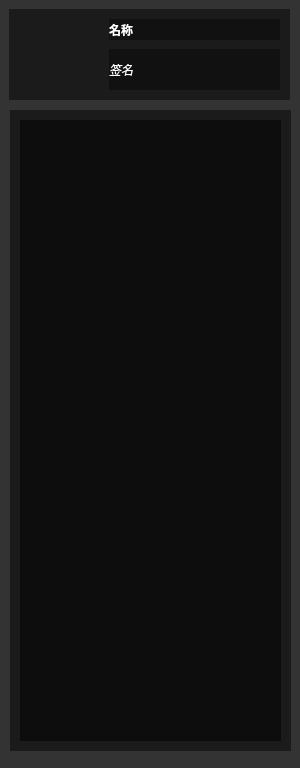
<?xml version="1.0" encoding="UTF-8"?>
<ui version="4.0">
 <class>FriendList</class>
 <widget class="QDialog" name="FriendList">
  <property name="geometry">
   <rect>
    <x>0</x>
    <y>0</y>
    <width>300</width>
    <height>768</height>
   </rect>
  </property>
  <property name="windowTitle">
   <string>Dialog</string>
  </property>
  <property name="styleSheet">
   <string notr="true">background-color: rgba(10, 10, 10, 150);</string>
  </property>
  <widget class="QWidget" name="WG_UserInfo" native="true">
   <property name="geometry">
    <rect>
     <x>9</x>
     <y>9</y>
     <width>281</width>
     <height>91</height>
    </rect>
   </property>
   <widget class="QPushButton" name="PB_HeadIcon">
    <property name="geometry">
     <rect>
      <x>20</x>
      <y>10</y>
      <width>75</width>
      <height>75</height>
     </rect>
    </property>
    <property name="autoFillBackground">
     <bool>false</bool>
    </property>
    <property name="text">
     <string/>
    </property>
    <property name="flat">
     <bool>true</bool>
    </property>
   </widget>
   <widget class="QLabel" name="LB_Name">
    <property name="geometry">
     <rect>
      <x>100</x>
      <y>10</y>
      <width>171</width>
      <height>21</height>
     </rect>
    </property>
    <property name="font">
     <font>
      <weight>75</weight>
      <bold>true</bold>
     </font>
    </property>
    <property name="styleSheet">
     <string notr="true">color: rgb(255, 255, 255);</string>
    </property>
    <property name="text">
     <string>名称</string>
    </property>
    <property name="wordWrap">
     <bool>true</bool>
    </property>
   </widget>
   <widget class="QLabel" name="LB_Sign">
    <property name="geometry">
     <rect>
      <x>100</x>
      <y>40</y>
      <width>171</width>
      <height>41</height>
     </rect>
    </property>
    <property name="font">
     <font>
      <italic>true</italic>
     </font>
    </property>
    <property name="styleSheet">
     <string notr="true">color: rgb(255, 255, 255);</string>
    </property>
    <property name="text">
     <string>签名</string>
    </property>
    <property name="wordWrap">
     <bool>true</bool>
    </property>
   </widget>
  </widget>
  <widget class="QWidget" name="WG_Friends" native="true">
   <property name="geometry">
    <rect>
     <x>10</x>
     <y>110</y>
     <width>281</width>
     <height>641</height>
    </rect>
   </property>
   <widget class="QScrollArea" name="SA_Friends">
    <property name="geometry">
     <rect>
      <x>10</x>
      <y>10</y>
      <width>261</width>
      <height>621</height>
     </rect>
    </property>
    <property name="widgetResizable">
     <bool>true</bool>
    </property>
    <widget class="QWidget" name="scrollAreaWidgetContents">
     <property name="geometry">
      <rect>
       <x>0</x>
       <y>0</y>
       <width>259</width>
       <height>619</height>
      </rect>
     </property>
     <layout class="QVBoxLayout" name="verticalLayout">
      <item>
       <widget class="QWidget" name="WG_FriItems" native="true"/>
      </item>
      <item>
       <spacer name="verticalSpacer">
        <property name="orientation">
         <enum>Qt::Vertical</enum>
        </property>
        <property name="sizeHint" stdset="0">
         <size>
          <width>20</width>
          <height>577</height>
         </size>
        </property>
       </spacer>
      </item>
     </layout>
    </widget>
   </widget>
  </widget>
 </widget>
 <resources/>
 <connections/>
</ui>
